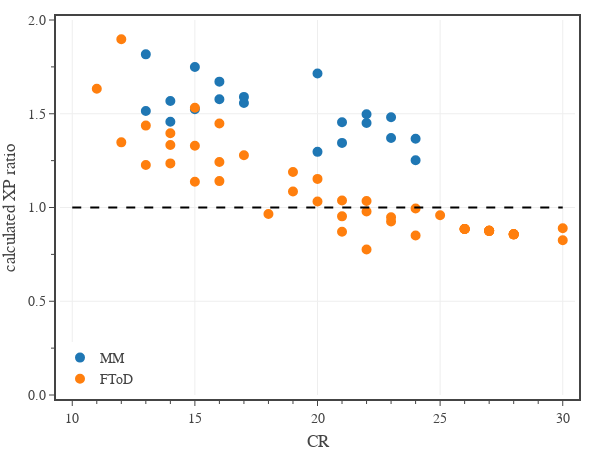

The code cell stored with this chart in its notebook:
### Code cell
# comparison between dragons published in the MM and those published in FToD

# summarize the current dataset
df1 = df0[df0['CR'].between(1,30) & df0['Legendary'].isin(['L','LL']) & df0['Type'].isin(['dragon'])]

# create figure
fig = go.Figure(
    layout=go.Layout(
        template=tfb.FIG_TEMPLATE,
        xaxis=dict(
            title_text='CR',
            range=[9.5,30.5],
            tick0=0, dtick=5,
            minor=dict(tick0=0, dtick=1),
        ),
        yaxis=dict(
            title_text='calculated XP ratio',
            range=[0, 2],
            tick0=0, dtick=0.5,
            tickformat='.1f',
            minor=dict(tick0=0, dtick=0.25),
        ),
        legend=dict(
            yanchor='bottom',  y=0.00,
            xanchor='left', x=0.00,
            orientation='v',
        ),
    )
)

# plot results
dft = df1[df1['Book'].isin(['MM'])]
fig.add_trace(go.Scatter(
    x=dft['CR'], 
    y=dft['eXP Ratio'],
    mode='markers',
    name='MM',
    marker=dict(
        size=8, 
        color='#1f77b4', 
        line=dict(color='#1f77b4', width=2)
    ),
    customdata = np.stack((dft['Monster'], dft['Book']), axis=-1),
    hovertemplate = '<b>%{customdata[0]}</b><br>'
                  + 'Book: %{customdata[1]}<br>'
                  + 'CR: %{x:.0f}<br>'
                  + 'XP ratio: %{y:.2f}<br>'
                  + '<extra></extra>',
))

dft = df1[df1['Book'].isin(['FToD'])]
fig.add_trace(go.Scatter(
    x=dft['CR'], 
    y=dft['eXP Ratio'],
    mode='markers',
    name='FToD',
    marker=dict(
        size=8, 
        color='#ff7f0e', 
        line=dict(color='#ff7f0e', width=2)
    ),
    customdata = np.stack((dft['Monster'], dft['Book']), axis=-1),
    hovertemplate = '<b>%{customdata[0]}</b><br>'
                  + 'Book: %{customdata[1]}<br>'
                  + 'CR: %{x:.0f}<br>'
                  + 'XP ratio: %{y:.2f}<br>'
                  + '<extra></extra>',
))

fig.add_trace(go.Scatter(
    x=[10,30], 
    y=[1, 1],
    mode='lines', 
    line=dict(color='black', dash='dash'),
    showlegend=False,
    hoverinfo='skip'
))

# show figure
fig.update_layout(width=600, height=450)
fig.show(config=tfb.FIG_CONFIG)

# save figures
if SAVEFIGS:
    fig.update_layout(autosize=True, width=None, height=None)
    tfb.save_fig_html(fig, format='large', name='fig-exp-ratio-vs-cr-mm-ftod-type-dragon-large', style='aspect-ratio: 600/500;')
    tfb.save_fig_html(fig, format='small', name='fig-exp-ratio-vs-cr-mm-ftod-type-dragon-small', style='aspect-ratio: 600/550;')

### Figure 1 — Plotly figure (JSON) as saved in the notebook; plotly's stock layout.template omitted (floating-point values rounded to 4 significant figures)
{"data": [{"customdata": [["Black Dragon, Adult", "MM"], ["Black Dragon, Ancient", "MM"], ["Blue Dragon, Adult", "MM"], ["Blue Dragon, Ancient", "MM"], ["Brass Dragon, Adult", "MM"], ["Brass Dragon, Ancient", "MM"], ["Bronze Dragon, Adult", "MM"], ["Bronze Dragon, Ancient", "MM"], ["Copper Dragon, Adult", "MM"], ["Copper Dragon, Ancient", "MM"], ["Gold Dragon, Adult", "MM"], ["Gold Dragon, Ancient", "MM"], ["Green Dragon, Adult", "MM"], ["Green Dragon, Ancient", "MM"], ["Red Dragon, Adult", "MM"], ["Red Dragon, Ancient", "MM"], ["Silver Dragon, Adult", "MM"], ["Silver Dragon, Ancient", "MM"], ["White Dragon, Adult", "MM"], ["White Dragon, Ancient", "MM"]], "hovertemplate": "<b>%{customdata[0]}</b><br>Book: %{customdata[1]}<br>CR: %{x:.0f}<br>XP ratio: %{y:.2f}<br><extra></extra>", "marker": {"color": "#1f77b4", "line": {"color": "#1f77b4", "width": 2}, "size": 8}, "mode": "markers", "name": "MM", "type": "scatter", "x": [14, 21, 16, 23, 13, 20, 15, 22, 14, 21, 17, 24, 15, 22, 17, 24, 16, 23, 13, 20], "y": [1.568, 1.455, 1.577, 1.482, 1.515, 1.297, 1.749, 1.497, 1.457, 1.345, 1.557, 1.252, 1.525, 1.451, 1.59, 1.367, 1.671, 1.37, 1.817, 1.715]}, {"customdata": [["Amethyst Dragon, Adult", "FToD"], ["Amethyst Dragon, Adult", "FToD"], ["Amethyst Dragon, Ancient", "FToD"], ["Amethyst Dragon, Ancient", "FToD"], ["Amethyst Greatwyrm", "FToD"], ["Bahamut, Aspect of", "FToD"], ["Black Greatwyrm", "FToD"], ["Blue Greatwyrm", "FToD"], ["Brass Greatwyrm", "FToD"], ["Bronze Greatwyrm", "FToD"], ["Copper Greatwyrm", "FToD"], ["Crystal Dragon, Adult", "FToD"], ["Crystal Dragon, Adult", "FToD"], ["Crystal Dragon, Ancient", "FToD"], ["Crystal Dragon, Ancient", "FToD"], ["Crystal Greatwyrm", "FToD"], ["Deep Dragon, Adult", "FToD"], ["Deep Dragon, Adult", "FToD"], ["Deep Dragon, Ancient", "FToD"], ["Deep Dragon, Ancient", "FToD"], ["Dragon Turtle, Ancient", "FToD"], ["Dragon Turtle, Ancient", "FToD"], ["Emerald Dragon, Adult", "FToD"], ["Emerald Dragon, Adult", "FToD"], ["Emerald Dragon, Ancient", "FToD"], ["Emerald Dragon, Ancient", "FToD"], ["Emerald Greatwyrm", "FToD"], ["Gold Greatwyrm", "FToD"], ["Green Greatwyrm", "FToD"], ["Moonstone Dragon, Adult", "FToD"], ["Moonstone Dragon, Adult", "FToD"], ["Moonstone Dragon, Ancient", "FToD"], ["Moonstone Dragon, Ancient", "FToD"], ["Red Greatwyrm", "FToD"], ["Sapphire Dragon, Adult", "FToD"], ["Sapphire Dragon, Adult", "FToD"], ["Sapphire Dragon, Ancient", "FToD"], ["Sapphire Dragon, Ancient", "FToD"], ["Sapphire Greatwyrm", "FToD"], ["Sea Serpent, Ancient", "FToD"], ["Silver Greatwyrm", "FToD"], ["Tiamat, Aspect of", "FToD"], ["Topaz Dragon, Adult", "FToD"], ["Topaz Dragon, Adult", "FToD"], ["Topaz Dragon, Ancient", "FToD"], ["Topaz Dragon, Ancient", "FToD"], ["Topaz Greatwyrm", "FToD"], ["White Greatwyrm", "FToD"]], "hovertemplate": "<b>%{customdata[0]}</b><br>Book: %{customdata[1]}<br>CR: %{x:.0f}<br>XP ratio: %{y:.2f}<br><extra></extra>", "marker": {"color": "#ff7f0e", "line": {"color": "#ff7f0e", "width": 2}, "size": 8}, "mode": "markers", "name": "FToD", "type": "scatter", "x": [16, 17, 23, 24, 26, 30, 27, 27, 28, 28, 28, 12, 13, 19, 20, 26, 11, 12, 18, 19, 24, 25, 14, 15, 21, 22, 26, 28, 27, 15, 16, 21, 22, 27, 15, 16, 22, 23, 26, 14, 28, 30, 13, 14, 20, 21, 26, 27], "y": [1.242, 1.278, 0.9249, 0.8507, 0.885, 0.8251, 0.8755, 0.8755, 0.8569, 0.8569, 0.8569, 1.347, 1.437, 1.086, 1.153, 0.885, 1.634, 1.897, 0.9657, 1.189, 0.995, 0.9588, 1.334, 1.532, 1.037, 1.035, 0.885, 0.8569, 0.8755, 1.137, 1.141, 0.871, 0.7761, 0.8755, 1.33, 1.448, 0.9787, 0.9483, 0.885, 1.235, 0.8569, 0.8891, 1.227, 1.396, 1.032, 0.9528, 0.885, 0.8755]}, {"hoverinfo": "skip", "line": {"color": "black", "dash": "dash"}, "mode": "lines", "showlegend": false, "type": "scatter", "x": [10, 30], "y": [1, 1]}], "layout": {"height": 450, "legend": {"orientation": "v", "x": 0, "xanchor": "left", "y": 0, "yanchor": "bottom"}, "width": 600, "xaxis": {"dtick": 5, "minor": {"dtick": 1, "tick0": 0}, "range": [9.5, 30.5], "tick0": 0, "title": {"text": "CR"}}, "yaxis": {"dtick": 0.5, "minor": {"dtick": 0.25, "tick0": 0}, "range": [0, 2], "tick0": 0, "tickformat": ".1f", "title": {"text": "calculated XP ratio"}}}}
